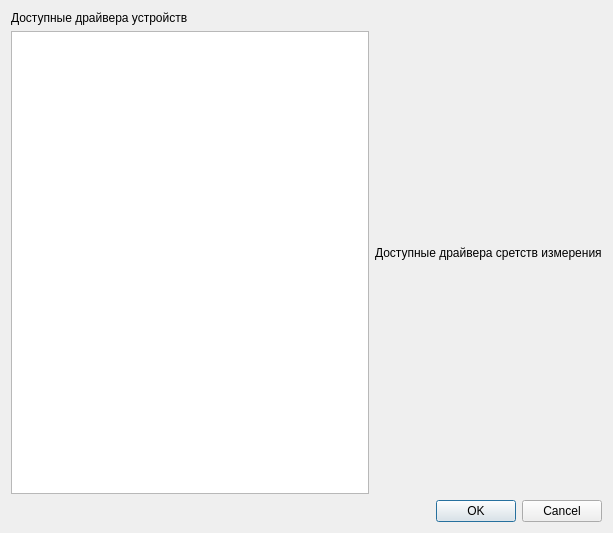
<?xml version="1.0" encoding="UTF-8"?>
<ui version="4.0">
 <class>reportdialog</class>
 <widget class="QDialog" name="reportdialog">
  <property name="geometry">
   <rect>
    <x>0</x>
    <y>0</y>
    <width>613</width>
    <height>533</height>
   </rect>
  </property>
  <property name="windowTitle">
   <string>Формирование отчета</string>
  </property>
  <layout class="QVBoxLayout" name="verticalLayout">
   <item>
    <layout class="QHBoxLayout" name="horizontalLayout">
     <item>
      <layout class="QVBoxLayout" name="verticalLayout_2">
       <item>
        <widget class="QLabel" name="label">
         <property name="text">
          <string>Доступные драйвера устройств</string>
         </property>
        </widget>
       </item>
       <item>
        <widget class="QListWidget" name="listWidget"/>
       </item>
      </layout>
     </item>
     <item>
      <layout class="QVBoxLayout" name="verticalLayout_4">
       <item>
        <widget class="QLabel" name="label_2">
         <property name="text">
          <string>Доступные драйвера сретств измерения</string>
         </property>
        </widget>
       </item>
      </layout>
     </item>
    </layout>
   </item>
   <item>
    <widget class="QDialogButtonBox" name="buttonBox">
     <property name="orientation">
      <enum>Qt::Horizontal</enum>
     </property>
     <property name="standardButtons">
      <set>QDialogButtonBox::Cancel|QDialogButtonBox::Ok</set>
     </property>
    </widget>
   </item>
  </layout>
 </widget>
 <resources/>
 <connections>
  <connection>
   <sender>buttonBox</sender>
   <signal>accepted()</signal>
   <receiver>reportdialog</receiver>
   <slot>accept()</slot>
   <hints>
    <hint type="sourcelabel">
     <x>248</x>
     <y>254</y>
    </hint>
    <hint type="destinationlabel">
     <x>157</x>
     <y>274</y>
    </hint>
   </hints>
  </connection>
  <connection>
   <sender>buttonBox</sender>
   <signal>rejected()</signal>
   <receiver>reportdialog</receiver>
   <slot>reject()</slot>
   <hints>
    <hint type="sourcelabel">
     <x>316</x>
     <y>260</y>
    </hint>
    <hint type="destinationlabel">
     <x>286</x>
     <y>274</y>
    </hint>
   </hints>
  </connection>
 </connections>
</ui>
